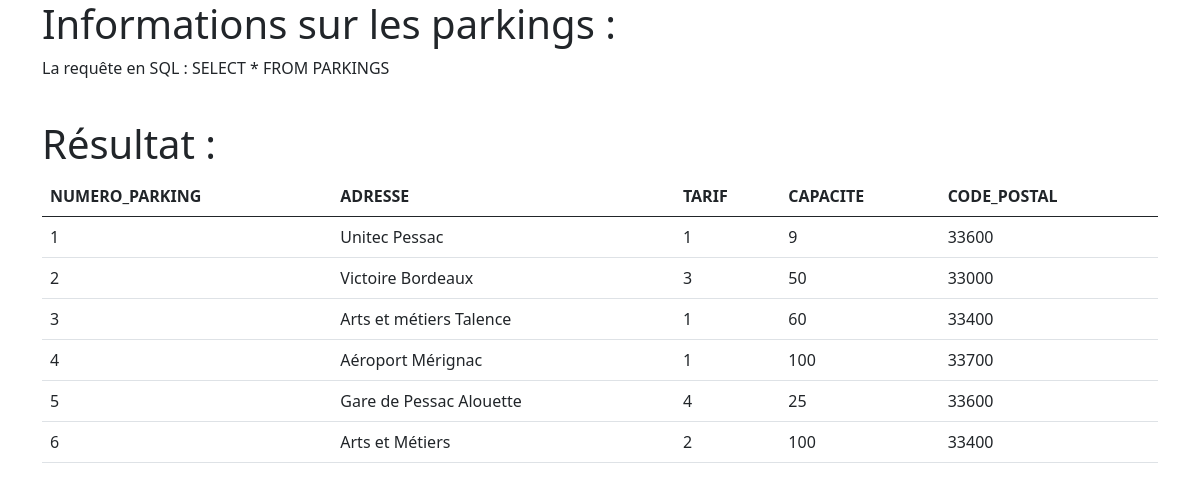
Page /src/gestion_parkings/consultations/infos_parkings.php on the committed database.
### tables this page shows
create table PARKINGS
(
	NUMERO_PARKING 	INT	        not null,
	ADRESSE		    CHAR(30)	not null,
	TARIF		    DEC 	    not null,
	CAPACITE	    INT	        not null,
	CODE_POSTAL	    INT	        not null,
	primary key(NUMERO_PARKING)
);

### src/gestion_parkings/consultations/infos_parkings.php (the view, shortened to what this page needs)
<!DOCTYPE html>
<html>
<head>
    <link
        href="https://cdn.jsdelivr.net/npm/bootstrap@5.0.2/dist/css/bootstrap.min.css"
        rel="stylesheet"
    >
</head>
<body class="d-flex flex-column min-vh-100">
	<div class="container">
	<?php
	try
	{
		$mysqlClient = new PDO('mysql:host=localhost;dbname=parking;charset=utf8', 'root', 'root');
	}
	catch(Exception $e)
	{
	        die('Erreur : '.$e->getMessage());
	}
	?>
	    <h1>Informations sur les parkings :</h1>
	<?php
	 $sqlQuery = 'SELECT * FROM PARKINGS';
	 $parkingsStatement = $mysqlClient->prepare($sqlQuery);
	 $parkingsStatement->execute();
	 $parkings = $parkingsStatement->fetchAll();
	?>
		<p><?php echo 'La requête en SQL : ' . $sqlQuery . '<br />'. '<br />';  ?></p>
	<h1>Résultat :</h1>
	<table class="table">
		<thead>
			<tr>
				<th><?php echo( 'NUMERO_PARKING'); ?></th>
				<th><?php echo( 'ADRESSE'); ?></th>
				<th><?php echo( 'TARIF'); ?></th>
				<th><?php echo( 'CAPACITE'); ?></th>
				<th><?php echo( 'CODE_POSTAL'); ?></th>
			</tr>
		</thead>
		<tbody>
			<?php
			foreach ($parkings as $parking) {
				?>
				<tr>
					<td><?php echo( $parking['NUMERO_PARKING']); ?></td>
					<td><?php echo( $parking['ADRESSE']); ?></td>
					<td><?php echo( $parking['TARIF']); ?></td>
					<td><?php echo( $parking['CAPACITE']); ?></td>
					<td><?php echo( $parking['CODE_POSTAL']); ?></td>
				</tr>
				<?php
				}
			?>
		</tbody>
	</table>
</body>
</html>

### rows in the picture
parkings: NUMERO_PARKING "1", ADRESSE "Unitec Pessac", TARIF "1", CAPACITE "9", CODE_POSTAL "33600"
parkings: NUMERO_PARKING "2", ADRESSE "Victoire Bordeaux", TARIF "3", CAPACITE "50", CODE_POSTAL "33000"
parkings: NUMERO_PARKING "3", ADRESSE "Arts et métiers Talence", TARIF "1", CAPACITE "60", CODE_POSTAL "33400"
parkings: NUMERO_PARKING "4", ADRESSE "Aéroport Mérignac", TARIF "1", CAPACITE "100", CODE_POSTAL "33700"
parkings: NUMERO_PARKING "5", ADRESSE "Gare de Pessac Alouette", TARIF "4", CAPACITE "25", CODE_POSTAL "33600"
parkings: NUMERO_PARKING "6", ADRESSE "Arts et Métiers", TARIF "2", CAPACITE "100", CODE_POSTAL "33400"

### other values in the picture
$sqlQuery "SELECT * FROM PARKINGS"
